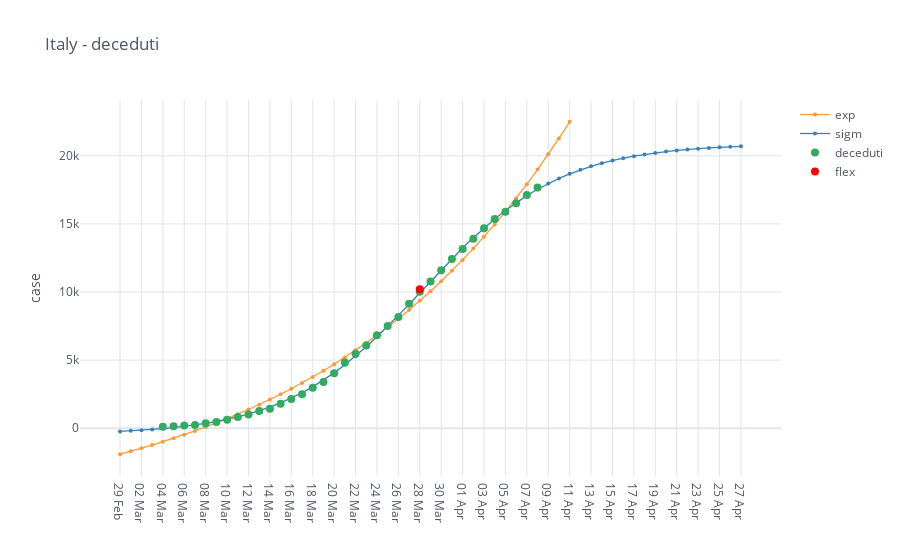

This figure's notebook cell:
### Code cell
category = 'deceduti'
view_category = io.italy_country_filter_by_category(italy, categories=[category])
condition = view_category[category] >= 100
view_category = view_category[condition]
mpl.iplot_analysis_plot(view_category, title='Italy - ' + category, log_fitting=False)

### Figure 1 — Plotly figure (JSON) as saved in the notebook; plotly's stock layout.template omitted (floating-point values rounded to 4 significant figures)
{"data": [{"line": {"color": "rgba(255, 153, 51, 1.0)", "dash": "solid", "shape": "linear", "width": 1.3}, "marker": {"size": 4, "symbol": "circle"}, "mode": "lines+markers", "name": "exp", "text": "", "type": "scatter", "x": ["29 Feb", "01 Mar", "02 Mar", "03 Mar", "04 Mar", "05 Mar", "06 Mar", "07 Mar", "08 Mar", "09 Mar", "10 Mar", "11 Mar", "12 Mar", "13 Mar", "14 Mar", "15 Mar", "16 Mar", "17 Mar", "18 Mar", "19 Mar", "20 Mar", "21 Mar", "22 Mar", "23 Mar", "24 Mar", "25 Mar", "26 Mar", "27 Mar", "28 Mar", "29 Mar", "30 Mar", "31 Mar", "01 Apr", "02 Apr", "03 Apr", "04 Apr", "05 Apr", "06 Apr", "07 Apr", "08 Apr", "09 Apr", "10 Apr", "11 Apr", "12 Apr", "13 Apr", "14 Apr", "15 Apr", "16 Apr", "17 Apr", "18 Apr", "19 Apr", "20 Apr", "21 Apr", "22 Apr", "23 Apr", "24 Apr", "25 Apr", "26 Apr", "27 Apr"], "y": [-1902.0, -1687.0, -1464.0, -1231.0, -987.4, -733.5, -468.7, -192.4, 95.87, 396.6, 710.4, 1038.0, 1379.0, 1735.0, 2107.0, 2495.0, 2900.0, 3322.0, 3762.0, 4221.0, 4701.0, 5201.0, 5722.0, 6267.0, 6835.0, 7427.0, 8045.0, 8690.0, 9363.0, 10060.0, 10800.0, 11560.0, 12360.0, 13190.0, 14060.0, 14960.0, 15910.0, 16890.0, 17920.0, 18990.0, 20110.0, 21280.0, 22490.0, "", "", "", "", "", "", "", "", "", "", "", "", "", "", "", ""]}, {"line": {"color": "rgba(55, 128, 191, 1.0)", "dash": "solid", "shape": "linear", "width": 1.3}, "marker": {"size": 4, "symbol": "circle"}, "mode": "lines+markers", "name": "sigm", "text": "", "type": "scatter", "x": ["29 Feb", "01 Mar", "02 Mar", "03 Mar", "04 Mar", "05 Mar", "06 Mar", "07 Mar", "08 Mar", "09 Mar", "10 Mar", "11 Mar", "12 Mar", "13 Mar", "14 Mar", "15 Mar", "16 Mar", "17 Mar", "18 Mar", "19 Mar", "20 Mar", "21 Mar", "22 Mar", "23 Mar", "24 Mar", "25 Mar", "26 Mar", "27 Mar", "28 Mar", "29 Mar", "30 Mar", "31 Mar", "01 Apr", "02 Apr", "03 Apr", "04 Apr", "05 Apr", "06 Apr", "07 Apr", "08 Apr", "09 Apr", "10 Apr", "11 Apr", "12 Apr", "13 Apr", "14 Apr", "15 Apr", "16 Apr", "17 Apr", "18 Apr", "19 Apr", "20 Apr", "21 Apr", "22 Apr", "23 Apr", "24 Apr", "25 Apr", "26 Apr", "27 Apr"], "y": [-230.7, -189.5, -141.5, -85.66, -20.63, 54.98, 142.8, 244.7, 362.6, 499.0, 656.4, 837.5, 1045.0, 1283.0, 1555.0, 1863.0, 2212.0, 2604.0, 3043.0, 3530.0, 4068.0, 4657.0, 5296.0, 5983.0, 6714.0, 7483.0, 8284.0, 9108.0, 9945.0, 10790.0, 11620.0, 12440.0, 13230.0, 13980.0, 14700.0, 15370.0, 15990.0, 16560.0, 17070.0, 17540.0, 17960.0, 18340.0, 18670.0, 18970.0, 19230.0, 19450.0, 19650.0, 19820.0, 19970.0, 20100.0, 20210.0, 20310.0, 20390.0, 20460.0, 20520.0, 20580.0, 20620.0, 20660.0, 20690.0]}, {"line": {"color": "rgba(50, 171, 96, 1.0)", "dash": "solid", "shape": "linear", "width": 1.3}, "marker": {"size": 8, "symbol": "circle"}, "mode": "markers", "name": "deceduti", "text": "", "type": "scatter", "x": ["29 Feb", "01 Mar", "02 Mar", "03 Mar", "04 Mar", "05 Mar", "06 Mar", "07 Mar", "08 Mar", "09 Mar", "10 Mar", "11 Mar", "12 Mar", "13 Mar", "14 Mar", "15 Mar", "16 Mar", "17 Mar", "18 Mar", "19 Mar", "20 Mar", "21 Mar", "22 Mar", "23 Mar", "24 Mar", "25 Mar", "26 Mar", "27 Mar", "28 Mar", "29 Mar", "30 Mar", "31 Mar", "01 Apr", "02 Apr", "03 Apr", "04 Apr", "05 Apr", "06 Apr", "07 Apr", "08 Apr", "09 Apr", "10 Apr", "11 Apr", "12 Apr", "13 Apr", "14 Apr", "15 Apr", "16 Apr", "17 Apr", "18 Apr", "19 Apr", "20 Apr", "21 Apr", "22 Apr", "23 Apr", "24 Apr", "25 Apr", "26 Apr", "27 Apr"], "y": ["", "", "", "", 107.0, 148.0, 197.0, 233.0, 366.0, 463.0, 631.0, 827.0, 1016.0, 1266.0, 1441.0, 1809.0, 2158.0, 2503.0, 2978.0, 3405.0, 4032.0, 4825.0, 5476.0, 6077.0, 6820.0, 7503.0, 8165.0, 9134.0, 10020.0, 10780.0, 11590.0, 12430.0, 13160.0, 13920.0, 14680.0, 15360.0, 15890.0, 16520.0, 17130.0, 17670.0, "", "", "", "", "", "", "", "", "", "", "", "", "", "", "", "", "", "", ""]}, {"marker": {"color": "rgba(255, 0, 0, 125)", "size": 8}, "mode": "markers", "name": "flex", "type": "scatter", "x": ["28 Mar"], "y": [10210.0]}], "layout": {"legend": {"bgcolor": "#FFFFFF", "font": {"color": "#4D5663"}}, "paper_bgcolor": "#FFFFFF", "plot_bgcolor": "#FFFFFF", "title": {"font": {"color": "#4D5663"}, "text": "Italy - deceduti"}, "xaxis": {"gridcolor": "#E1E5ED", "showgrid": true, "tickfont": {"color": "#4D5663"}, "title": {"font": {"color": "#4D5663"}, "text": ""}, "zerolinecolor": "#E1E5ED"}, "yaxis": {"gridcolor": "#E1E5ED", "showgrid": true, "tickfont": {"color": "#4D5663"}, "title": {"font": {"color": "#4D5663"}, "text": "case"}, "zerolinecolor": "#E1E5ED"}}}
